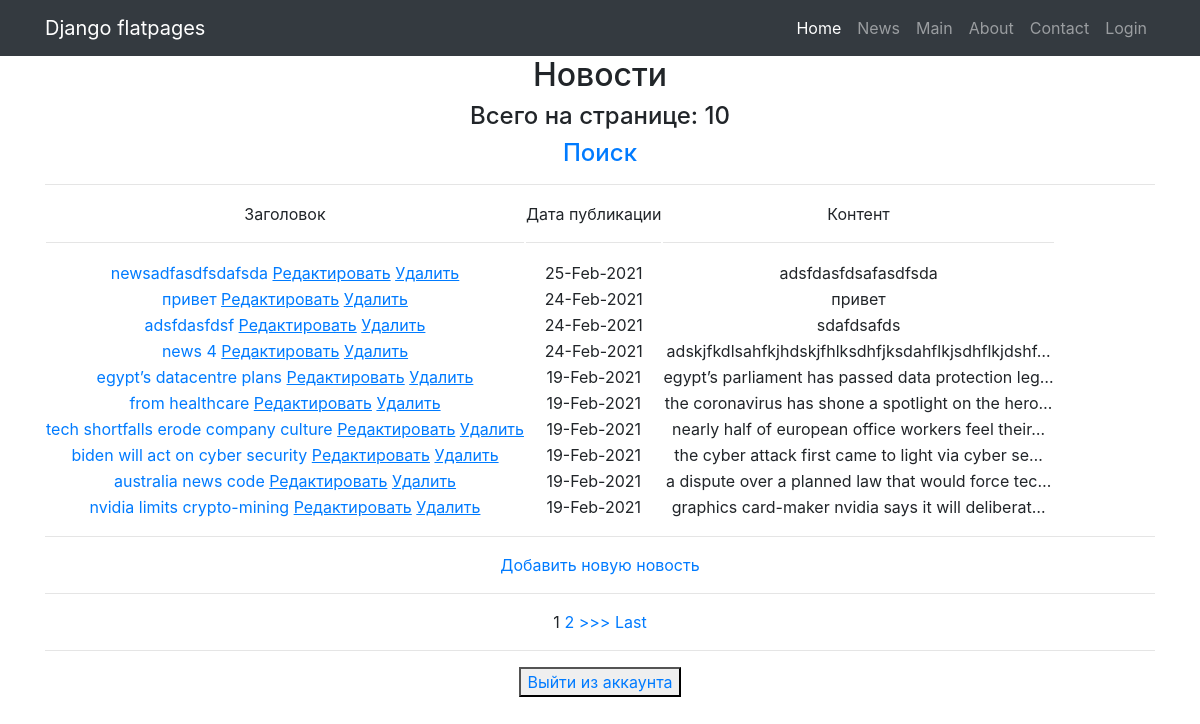
Page /news/ on the committed database.
### news/models.py (models this page shows, shortened)
class Post(models.Model):
    news = "NW"
    article = "AR"
    CAT = [(news, "Новость"), (article, 'Статья')]
    author = models.ForeignKey(Author, on_delete=models.CASCADE)
    art_or_nw = models.CharField(max_length=2,
                            choices=CAT,
                            default=news)
    post_time = models.DateTimeField(auto_now_add=True)
    headline = models.CharField(max_length=255)
    content = models.TextField()
    rating_of_post = models.IntegerField(default=0)
    categories = models.ManyToManyField(Category, through='PostCategory')

### news/views.py (the view)
# urls.py: path('', PostList.as_view()),
class PostList(ListView):
    model = Post
    template_name = 'news/news.html'
    context_object_name = 'news'
    ordering = ['-id']
    paginate_by = 10

### news/templatetags/custom_filters.py (called while the page is built)
@register.filter(name='censor')
def multiply(value):
    curce = ['fuck', 'fucked', 'fucking', 'nigger', 'niggers', 'whore', 'whores', 'slut', 'sluts',
             'bitch', 'freak', 'douchebag', 'faggot', 'homo', 'prick', 'dick', 'cunt', 'pussy']
    value = value.lower().replace(',', '').replace('.', '').split()
    result = []
    for word in value:
        if word not in curce:
            result.append(word)
        else:
            result.append('*' *len(word))
    result = ' '.join(result)
    return result

### templates/news/news.html (shortened to what this page needs)
{% extends 'flatpages/default.html' %}
{% load custom_filters %}
{% block content %}
<h2>Новости</h2>
<h4>Всего на странице: {{ news|length }} </h4>
<a href="search"><h4>Поиск</h4></a>
    <hr>
    {% if news %}
        <table>
            <tr>
                <td>
                    Заголовок
                      <hr>
                </td>
                <td>
                    Дата публикации
                      <hr>
                </td>
                <td>
                    Контент
                      <hr>
                </td>
            </tr>
            {% for post in news %}
            <tr>
                <td>
                    <a href="{% url 'post' post.id %}">{{ post.headline | censor}}</a>
                    <a href="{% url 'post_update' post.id %}"><u>Редактировать</u></a>
                    <a href="{% url 'post_delete' post.id %}"><u> Удалить </u></a>
                </td>
                <td>
                    {{ post.post_time | date:'d-M-Y'}}
                </td>
                <td>
                    {{ post.content|censor|truncatechars:50 }}
                </td>
            </tr>
            {% endfor %}
        </table>
<hr>
<a href="add">Добавить новую новость</a>
<hr>
{% if is_paginated %}
    {% for num in page_obj.paginator.page_range %}
        {% if page_obj.number == num %}
            <a>{{ num }}</a>
        {% elif num > page_obj.number|add:'-2' and num < page_obj.number|add:'2' %}
            <a href="?page={{ num }}">{{ num }}</a>
        {% endif %}
    {% endfor %}
    {% if page_obj.has_next %}
        <a href="?page={{ page_obj.next_page_number }}">>>></a>
        <a href="?page={{ page_obj.paginator.num_pages }}">Last</a>
    {% endif %}
{% endif %}
    {% else %}
        <h3>Новостей нет</h3>
    {% endif %}
<hr>
<button> <a href="/sign/logout/">Выйти из аккаунта</a> </button>
{% endblock content %}

### rows in the picture
Post: headline|censor "newsadfasdfsdafsda", post_time "25-Feb-2021", content|censor "adsfdasfdsafasdfsda"
Post: headline|censor "привет", post_time "24-Feb-2021", content|censor "привет"
Post: headline|censor "adsfdasfdsf", post_time "24-Feb-2021", content|censor "sdafdsafds"
Post: headline|censor "news 4", post_time "24-Feb-2021", content|censor "adskjfkdlsahfkjhdskjfhlksdhfjksdahflkjsdhflkjdshf…"
Post: headline|censor "egypt’s datacentre plans", post_time "19-Feb-2021", content|censor "egypt’s parliament has passed data protection leg…"
Post: headline|censor "from healthcare", post_time "19-Feb-2021", content|censor "the coronavirus has shone a spotlight on the hero…"
Post: headline|censor "tech shortfalls erode company culture", post_time "19-Feb-2021", content|censor "nearly half of european office workers feel their…"
Post: headline|censor "biden will act on cyber security", post_time "19-Feb-2021", content|censor "the cyber attack first came to light via cyber se…"
Post: headline|censor "australia news code", post_time "19-Feb-2021", content|censor "a dispute over a planned law that would force tec…"
Post: headline|censor "nvidia limits crypto-mining", post_time "19-Feb-2021", content|censor "graphics card-maker nvidia says it will deliberat…"

### other values in the picture
{{ news|length }} "10"
{{ num }} "1"
{{ num }} "2"
